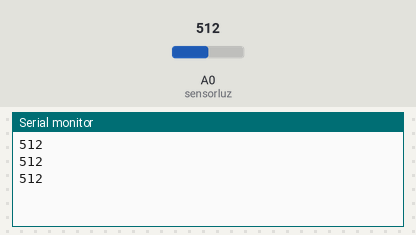
The sketch below on a simulated Arduino Uno, built with avr-gcc and run on an emulated ATmega328P. Parts: the last lines printed to the serial monitor. The inputs (shaded band) are chosen by the test bench; at power-on: A0 (sensorluz) = 512.

Above: at 1.3 s.
1.4 s: A0 (sensorluz) set to 716
At 1.8 s:
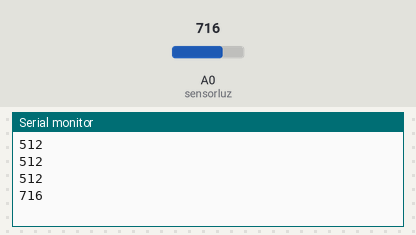
2.9 s: A0 (sensorluz) set to 900
At 3.4 s:
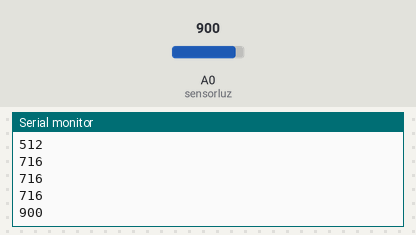
Timing chart, 0 to 5.9 s (numbered marks = the images above; inputs shaded):
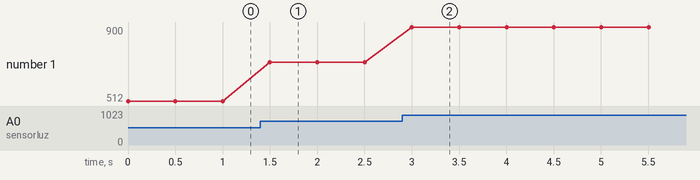

Measured:
- after the input at 1.4 s, the serial monitor: prints a new line after 0.10 s (image 1)
- after the input at 2.9 s, the serial monitor: prints a new line after 0.10 s (image 2)
- plotted number 1: 512 → 716 after the input at 1.4 s, 716 → 900 after the input at 2.9 s

The sketch:

Teste_Sensor_Luz.ino
```cpp
#define sensorluz A0
int valorsensor;
void setup() {
pinMode(sensorluz, INPUT);
Serial.begin(9600);
}

void loop() {
valorsensor = analogRead(sensorluz);
Serial.println(valorsensor);
delay(500);
}
```
